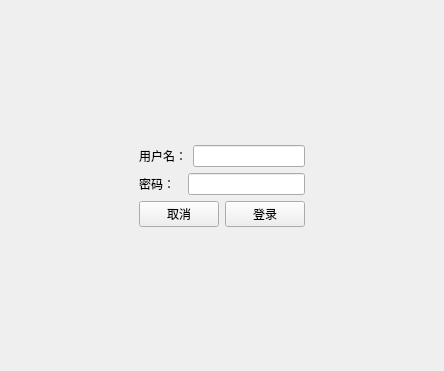
<?xml version="1.0" encoding="UTF-8"?>
<ui version="4.0">
 <class>Widget</class>
 <widget class="QWidget" name="Widget">
  <property name="geometry">
   <rect>
    <x>0</x>
    <y>0</y>
    <width>444</width>
    <height>371</height>
   </rect>
  </property>
  <property name="windowTitle">
   <string>Widget</string>
  </property>
  <layout class="QGridLayout" name="gridLayout_2">
   <item row="0" column="1">
    <spacer name="verticalSpacer">
     <property name="orientation">
      <enum>Qt::Vertical</enum>
     </property>
     <property name="sizeHint" stdset="0">
      <size>
       <width>20</width>
       <height>119</height>
      </size>
     </property>
    </spacer>
   </item>
   <item row="1" column="0">
    <spacer name="horizontalSpacer_2">
     <property name="orientation">
      <enum>Qt::Horizontal</enum>
     </property>
     <property name="sizeHint" stdset="0">
      <size>
       <width>80</width>
       <height>20</height>
      </size>
     </property>
    </spacer>
   </item>
   <item row="1" column="1">
    <layout class="QGridLayout" name="gridLayout">
     <item row="0" column="0">
      <layout class="QHBoxLayout" name="horizontalLayout">
       <item>
        <widget class="QLabel" name="label">
         <property name="text">
          <string>用户名：</string>
         </property>
        </widget>
       </item>
       <item>
        <widget class="QLineEdit" name="lineEdit"/>
       </item>
      </layout>
     </item>
     <item row="1" column="0">
      <layout class="QHBoxLayout" name="horizontalLayout_2">
       <item>
        <widget class="QLabel" name="label_2">
         <property name="text">
          <string>密码：  </string>
         </property>
        </widget>
       </item>
       <item>
        <widget class="QLineEdit" name="lineEdit_2">
         <property name="enabled">
          <bool>true</bool>
         </property>
         <property name="echoMode">
          <enum>QLineEdit::Normal</enum>
         </property>
        </widget>
       </item>
      </layout>
     </item>
     <item row="2" column="0">
      <layout class="QHBoxLayout" name="horizontalLayout_3">
       <item>
        <widget class="QPushButton" name="pushButton">
         <property name="text">
          <string>取消</string>
         </property>
        </widget>
       </item>
       <item>
        <widget class="QPushButton" name="pushButton_2">
         <property name="text">
          <string>登录</string>
         </property>
        </widget>
       </item>
      </layout>
     </item>
    </layout>
   </item>
   <item row="1" column="2">
    <spacer name="horizontalSpacer">
     <property name="orientation">
      <enum>Qt::Horizontal</enum>
     </property>
     <property name="sizeHint" stdset="0">
      <size>
       <width>79</width>
       <height>20</height>
      </size>
     </property>
    </spacer>
   </item>
   <item row="2" column="1">
    <spacer name="verticalSpacer_2">
     <property name="orientation">
      <enum>Qt::Vertical</enum>
     </property>
     <property name="sizeHint" stdset="0">
      <size>
       <width>20</width>
       <height>118</height>
      </size>
     </property>
    </spacer>
   </item>
  </layout>
 </widget>
 <tabstops>
  <tabstop>lineEdit</tabstop>
  <tabstop>lineEdit_2</tabstop>
  <tabstop>pushButton</tabstop>
  <tabstop>pushButton_2</tabstop>
 </tabstops>
 <resources/>
 <connections/>
</ui>
